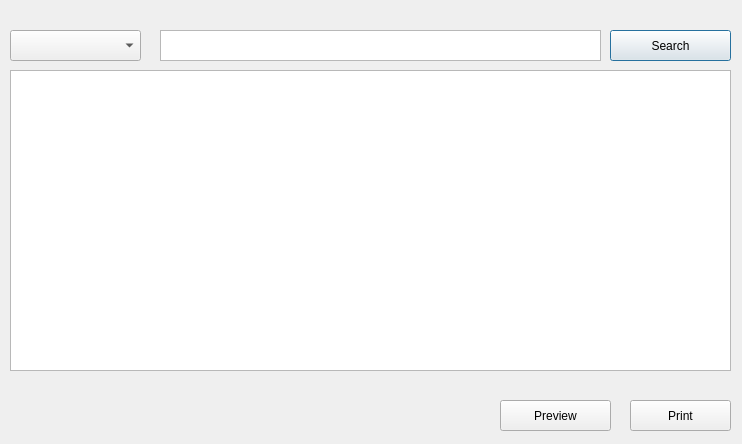
<?xml version="1.0" encoding="UTF-8"?>
<ui version="4.0">
 <class>BorrowerForm</class>
 <widget class="QDialog" name="BorrowerForm">
  <property name="geometry">
   <rect>
    <x>0</x>
    <y>0</y>
    <width>742</width>
    <height>444</height>
   </rect>
  </property>
  <property name="windowTitle">
   <string>Dialog</string>
  </property>
  <widget class="QPushButton" name="searchBtn">
   <property name="geometry">
    <rect>
     <x>610</x>
     <y>30</y>
     <width>121</width>
     <height>31</height>
    </rect>
   </property>
   <property name="text">
    <string>Search</string>
   </property>
  </widget>
  <widget class="QTableWidget" name="tableWidget">
   <property name="geometry">
    <rect>
     <x>10</x>
     <y>70</y>
     <width>721</width>
     <height>301</height>
    </rect>
   </property>
  </widget>
  <widget class="QComboBox" name="comboBox">
   <property name="geometry">
    <rect>
     <x>10</x>
     <y>30</y>
     <width>131</width>
     <height>31</height>
    </rect>
   </property>
  </widget>
  <widget class="QTextEdit" name="textEdit">
   <property name="geometry">
    <rect>
     <x>160</x>
     <y>30</y>
     <width>441</width>
     <height>31</height>
    </rect>
   </property>
  </widget>
  <widget class="QPushButton" name="previewBtn">
   <property name="geometry">
    <rect>
     <x>500</x>
     <y>400</y>
     <width>111</width>
     <height>31</height>
    </rect>
   </property>
   <property name="text">
    <string>Preview</string>
   </property>
  </widget>
  <widget class="QPushButton" name="printBtn">
   <property name="geometry">
    <rect>
     <x>630</x>
     <y>400</y>
     <width>101</width>
     <height>31</height>
    </rect>
   </property>
   <property name="text">
    <string>Print</string>
   </property>
  </widget>
 </widget>
 <resources/>
 <connections/>
</ui>
